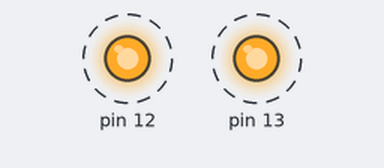
Bench run of a sketch on a simulated Arduino Uno, built with avr-gcc and run on an emulated ATmega328P. Shown: output pins drawn as LEDs (lit = HIGH). Dashed ring = blinking.

Above: at 0.5 s.
Timing chart, 0 to 4.6 s (numbered marks = the images above):
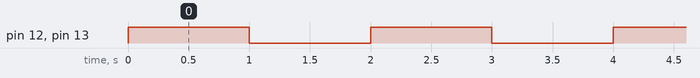

The sketch:

sketch_jun16a.ino
```cpp
void setup() {
  // put your setup code here, to run once:
DDRB |=(1<<PINB4);
DDRB |=(1<<PINB5);
}

void loop() {
  // put your main code here, to run repeatedly:
PORTB |=(1<<PINB4);
PORTB|=(1<<PINB5);
delay(1000);
PORTB &=~(1<<PINB5);
PORTB &= ~(1<<PINB4);
delay(1000);

}
```

Measured:
- by itself, pin 12, pin 13: alternates HIGH for 1.0 s and LOW for 1.0 s
